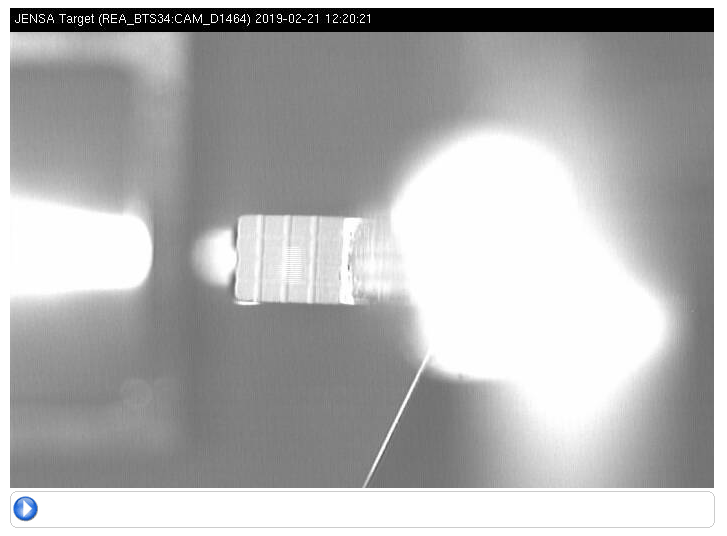
#> input picture JENSAviewer.png, 727 x 536 px
$ jupyter execute JENSA_viewer_testing.ipynb
#> lines starting #> are read from the running program, lines starting #| are printed output that depends on the picture; after the words box and inside, x2 and y2 are one past the last pixel; in counts of white or black regions, pixels touching at a corner belong together
[cell 1]
import cv2
import numpy as np

[cell 2]
filename = 'JENSAviewer.png'
img = cv2.imread(filename)
#> img is the input picture: shape (536, 727, 3); mean B, G, R 177.3, 177.2, 177.2

img.shape[:2]
#> Out = (536, 727)

[cell 3]
crop_img = img[100:400, 100:600].copy()
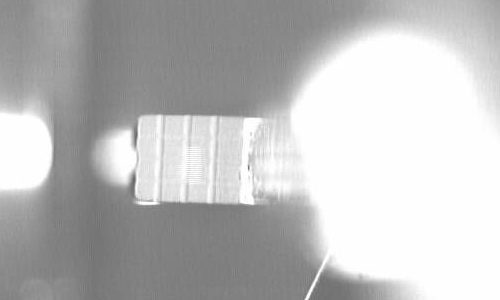
#> crop_img: shape (300, 500, 3); min 105, max 255, mean 189.3
#cv2.imshow("cropped", crop_img)
gray = cv2.cvtColor(crop_img,cv2.COLOR_BGR2GRAY)

[cell 4]
gray = np.float32(gray)
dst = cv2.cornerHarris(gray,2,3,0.04)
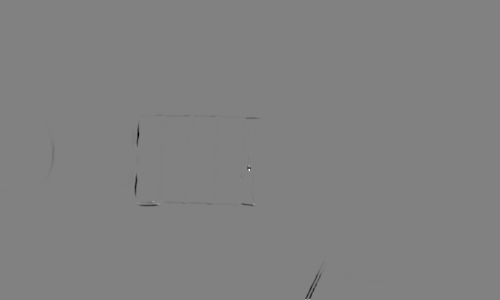
#> dst: shape (300, 500) float32; min -7038912, max 6865788, mean -6605.7; drawn with min black and max white

#result is dilated for marking the corners, not important
dst = cv2.dilate(dst,None)
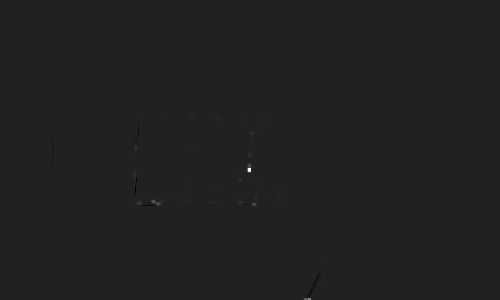
#> dst: shape (300, 500) float32; min -1039948.9, max 6865788, mean 1304.1; drawn with min black and max white

# Threshold for an optimal value, it may vary depending on the image.
crop_img[dst>0.01*dst.max()]=[0,0,255]
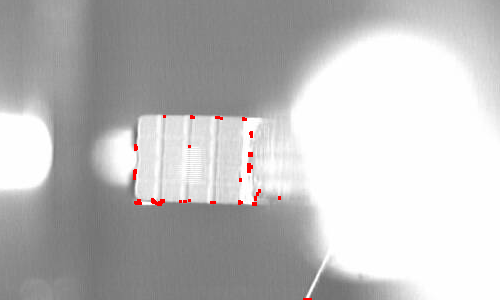
#> crop_img: shape (300, 500, 3); 0.34% of pixels changed, all inside (x1, y1, x2, y2) = (133, 115, 312, 300)

cv2.imshow('dst',crop_img)
if cv2.waitKey(0) & 0xff == 27:
#> (key Esc is pressed here)
    cv2.destroyAllWindows()
